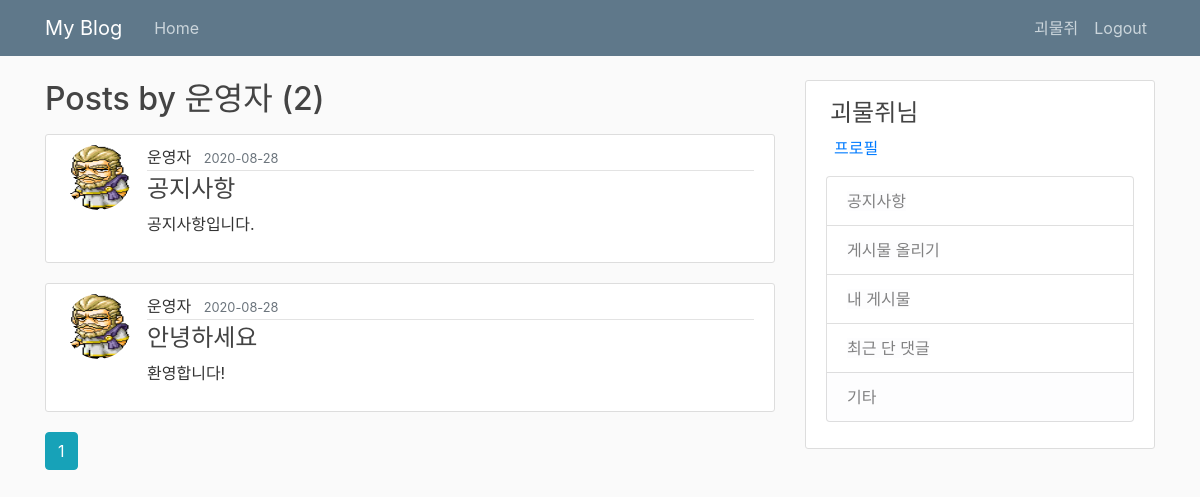
/user_posts/운영자 (signed in), run on the app's committed database.
### flaskblog/models.py (models this page shows, shortened)
class User(db.Model, UserMixin):
    id = db.Column(db.Integer, primary_key=True)
    username = db.Column(db.String(20), unique=True, nullable=False)
    email = db.Column(db.String(120), unique=True, nullable=False)
    password = db.Column(db.String(60), nullable=False)
    image_file = db.Column(db.String(20), nullable=False, default='default.png')
    posts = db.relationship('Post', backref='author', lazy=True)
    comment = db.relationship('Comment', backref='writer', lazy=True)

class Post(db.Model):
    id = db.Column(db.Integer, primary_key=True)
    title = db.Column(db.String(100), nullable=False)
    content = db.Column(db.Text, nullable=False)
    date_posted = db.Column(db.DateTime, nullable=False, default=datetime.utcnow)
    image_files = db.Column(db.PickleType)
    user_id = db.Column(db.Integer, db.ForeignKey('user.id'), nullable=False)
    comments = db.relationship('Comment', backref='article', lazy=True)

### flaskblog/user/views.py (the view)
@users.route('/user_posts/<username>')
@login_required
def user_posts(username):
    page = request.args.get('page', 1, type=int)
    user = User.query.filter_by(username=username).first()
    posts = Post.query.filter_by(author=user).order_by(Post.date_posted.desc()).paginate(page=page, per_page=5)
    return render_template('user_post.html', posts=posts, user=user)

### flaskblog/models.py (called while the page is built)
@login_manager.user_loader
def load_user(user_id):
    return User.query.get(int(user_id))

### flaskblog/templates/user_post.html
{% extends "layout.html" %}
{% block content %}
    <h2 class="mb-3">Posts by {{ user.username }} ({{ posts.total }})</h2>
    {% for post in posts.items %}
        <article class="media content-section">
            <img class="rounded-circle article-img" src="{{ url_for('static', filename='img/' + post.author.image_file )}}" alt="profile image">
            <div class="media-body">
                <div class="article-metadata">
                    <span class="mr-2">{{ post.author.username }}</span>
                    <small class="text-muted">{{ post.date_posted.strftime('%Y-%m-%d') }}</small>
                </div>
                <h4><a class="article-title" href="{{ url_for('posts.post', post_id=post.id) }}">{{ post.title }}</a></h4>
                <p class="article-content">{{ post.content }}</p>
            </div>
        </article>
    {% endfor %}
    {% for page in posts.iter_pages(left_edge=1, right_edge=1, left_current=2, right_current=3) %}
        {% if page %}
            {% if page == posts.page %}
                <a class="btn btn-info mb-4" href="{{ url_for('users.user_posts', page=page, username=user.username) }}">{{ page }}</a>
            {% else %}
                <a class="btn btn-outline-info mb-4" href="{{ url_for('users.user_posts', page=page, username=user.username) }}">{{ page }}</a>
            {% endif %}
        {% else %}
            ...
        {% endif %}
    {% endfor %}
{% endblock content %}

### flaskblog/templates/layout.html (shortened to what this page needs)
<!DOCTYPE html>
<html lang="ko">
<head>
    <link rel="stylesheet" href="https://maxcdn.bootstrapcdn.com/bootstrap/4.0.0/css/bootstrap.min.css">
    <link rel="stylesheet" type="text/css" href="{{ url_for('static', filename='style.css') }}">
</head>
<body>
    <header class="site-header">
      <nav class="navbar navbar-expand-md navbar-dark bg-steel fixed-top">
        <div class="container">
          <a class="navbar-brand mr-4" href="/">My Blog</a>
          <div class="collapse navbar-collapse" id="navbarToggle">
            <div class="navbar-nav mr-auto">
              <a class="nav-item nav-link" href="{{ url_for('main.index') }}">Home</a>
            </div>
            <div class="navbar-nav">
              {% if current_user.is_authenticated %}
                <a class="nav-item nav-link" href="{{ url_for('users.account') }}">{{ current_user.username }}</a>
                <a class="nav-item nav-link" href="{{ url_for('users.logout') }}">Logout</a>
              {% else %}
                <a class="nav-item nav-link" href="{{ url_for('users.login') }}">Login</a>
                <a class="nav-item nav-link" href="{{ url_for('users.register') }}">Register</a>
              {% endif %}
            </div>
          </div>
        </div>
      </nav>
    </header>
    <main role="main" class="container">
      <div class="row">
        <div class="col-md-8">
          {% block content %}{% endblock %}
        </div>
        <div class="col-md-4">
          <div class="content-section">
            {% if current_user.is_authenticated %}
            <h4 class="mt-2 ml-1">{{ current_user.username }}님</h4>
            <p class="text-muted">
              <a class="ml-2" id="content-section" href="{{ url_for('users.account') }}">프로필</a>
              <ul class="list-group">
                <li class="list-group-item"><a class="list-group-item-light" id="content-section" href="{{ url_for('posts.post', post_id=2) }}">공지사항</a></li>
                <li class="list-group-item"><a class="list-group-item-light" id="content-section" href="{{ url_for('posts.create_post') }}">게시물 올리기</a></li>
                <li class="list-group-item"><a class="list-group-item-light" id="content-section" href="{{ url_for('users.user_posts', username=current_user.username) }}">내 게시물</a></li>
                <li class="list-group-item"><a class="list-group-item-light" id="content-section" href="{{ url_for('users.posts_comment') }}">최근 단 댓글</a></li>
                <li class="list-group-item list-group-item-light">기타</li>
              </ul>
            </p>
            {% endif %}
          </div>
        </div>
      </div>
    </main>
</body>
</html>

### flaskblog/static/style.css (style rules this page uses)
body { background: #fafafa; color: #333333; margin-top: 5rem; }
h1, h2, h3, h4, h5, h6 { color: #444444; }
.bg-steel { background-color: #5f788a; }
.site-header .navbar-nav .nav-link { color: #cbd5db; }
.content-section { background: #ffffff; padding: 10px 20px; border: 1px solid #dddddd; border-radius: 3px; margin-bottom: 20px; }
.article-title { color: #444444; }
.article-content { white-space: pre-line; }
.article-img { height: 65px; width: 65px; margin-right: 16px; }
.article-metadata { padding-bottom: 1px; margin-bottom: 4px; border-bottom: 1px solid #e3e3e3 }

### data on the page
User: username "괴물쥐"
User: username "운영자"
Post: image_file (picture), author.username "운영자", date_posted "2020-08-28", title "공지사항", content "공지사항입니다."
Post: image_file (picture), author.username "운영자", date_posted "2020-08-28", title "안녕하세요", content "환영합니다!"

### other printed values
{{ posts.total }} "2"
{{ page }} "1"
